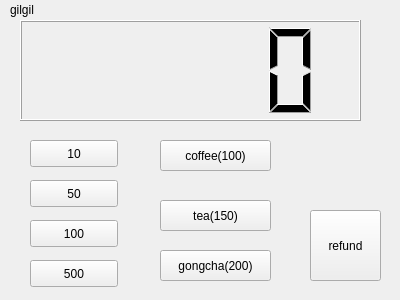
<?xml version="1.0" encoding="UTF-8"?>
<ui version="4.0">
 <class>Widget</class>
 <widget class="QWidget" name="Widget">
  <property name="geometry">
   <rect>
    <x>0</x>
    <y>0</y>
    <width>400</width>
    <height>300</height>
   </rect>
  </property>
  <property name="windowTitle">
   <string>Widget</string>
  </property>
  <widget class="QLabel" name="label">
   <property name="geometry">
    <rect>
     <x>10</x>
     <y>0</y>
     <width>67</width>
     <height>19</height>
    </rect>
   </property>
   <property name="text">
    <string>gilgil</string>
   </property>
  </widget>
  <widget class="QLCDNumber" name="lcdNumber">
   <property name="geometry">
    <rect>
     <x>20</x>
     <y>20</y>
     <width>341</width>
     <height>101</height>
    </rect>
   </property>
  </widget>
  <widget class="QPushButton" name="pb10">
   <property name="geometry">
    <rect>
     <x>30</x>
     <y>140</y>
     <width>88</width>
     <height>27</height>
    </rect>
   </property>
   <property name="text">
    <string>10</string>
   </property>
  </widget>
  <widget class="QPushButton" name="pb50">
   <property name="geometry">
    <rect>
     <x>30</x>
     <y>180</y>
     <width>88</width>
     <height>27</height>
    </rect>
   </property>
   <property name="text">
    <string>50</string>
   </property>
  </widget>
  <widget class="QPushButton" name="pb500">
   <property name="geometry">
    <rect>
     <x>30</x>
     <y>260</y>
     <width>88</width>
     <height>27</height>
    </rect>
   </property>
   <property name="text">
    <string>500</string>
   </property>
  </widget>
  <widget class="QPushButton" name="pb100">
   <property name="geometry">
    <rect>
     <x>30</x>
     <y>220</y>
     <width>88</width>
     <height>27</height>
    </rect>
   </property>
   <property name="text">
    <string>100</string>
   </property>
  </widget>
  <widget class="QPushButton" name="pbcoffee">
   <property name="geometry">
    <rect>
     <x>160</x>
     <y>140</y>
     <width>111</width>
     <height>31</height>
    </rect>
   </property>
   <property name="text">
    <string>coffee(100)</string>
   </property>
  </widget>
  <widget class="QPushButton" name="pbtea">
   <property name="geometry">
    <rect>
     <x>160</x>
     <y>200</y>
     <width>111</width>
     <height>31</height>
    </rect>
   </property>
   <property name="text">
    <string>tea(150)</string>
   </property>
  </widget>
  <widget class="QPushButton" name="pbgongcha">
   <property name="geometry">
    <rect>
     <x>160</x>
     <y>250</y>
     <width>111</width>
     <height>31</height>
    </rect>
   </property>
   <property name="text">
    <string>gongcha(200)</string>
   </property>
  </widget>
  <widget class="QPushButton" name="pbrefund">
   <property name="geometry">
    <rect>
     <x>310</x>
     <y>210</y>
     <width>71</width>
     <height>71</height>
    </rect>
   </property>
   <property name="text">
    <string>refund</string>
   </property>
  </widget>
 </widget>
 <layoutdefault spacing="6" margin="11"/>
 <resources/>
 <connections/>
</ui>
